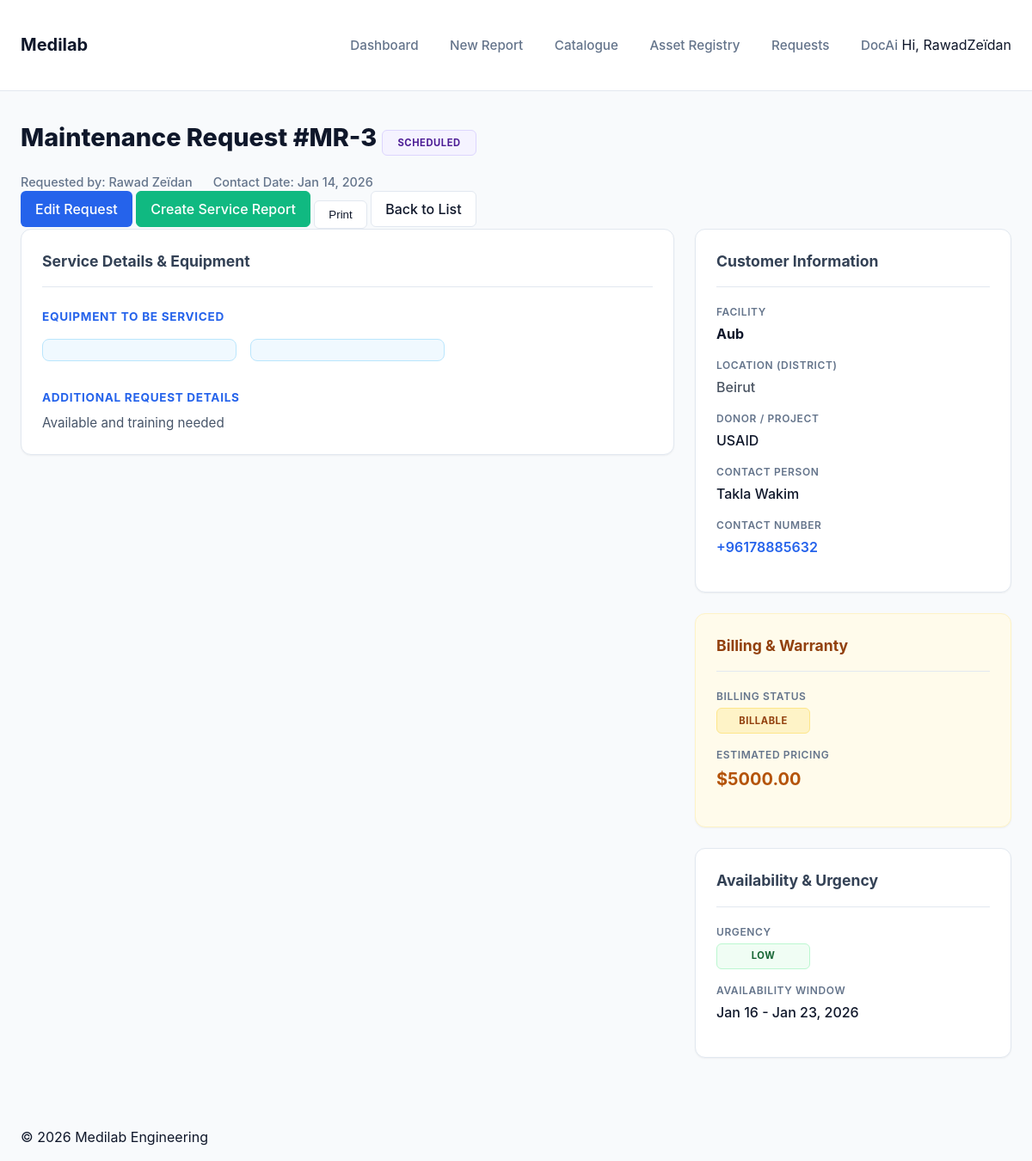
Screenshot of /requests/3/ (signed in) with the database file from the repository.
### core/models.py (models this page shows, shortened)
class MaintenanceRequest(models.Model):
    URGENCY_CHOICES = [
        ('Low', 'Low'),
        ('Medium', 'Medium'),
        ('High', 'High'),
        ('Emergency', 'Emergency'),
    ]
    REQUEST_STATUS_CHOICES = [
        ('Open', 'Open'),
        ('Scheduled', 'Scheduled'),
        ('In Progress', 'In Progress'),
        ('Completed', 'Completed'),
        ('Cancelled', 'Cancelled'),
    ]
    LEBANON_LOCATIONS = [
        ('Beirut', (('Beirut', 'Beirut'),)),
        ('Mount Lebanon', (
            ('Baabda', 'Baabda'), ('Matn', 'Matn'), ('Chouf', 'Chouf'),
            ('Aley', 'Aley'), ('Keserwan', 'Keserwan'), ('Jbeil', 'Jbeil'),
        )),
        ('North Lebanon', (
            ('Tripoli', 'Tripoli'), ('Zgharta', 'Zgharta'), ('Bsharri', 'Bsharri'),
            ('Batroun', 'Batroun'), ('Koura', 'Koura'), ('Minieh-Danniyeh', 'Minieh-Danniyeh'),
        )),
        ('Akkar', (('Akkar', 'Akkar'),)),
        ('Beqaa', (('Zahle', 'Zahle'), ('Rashaya', 'Rashaya'), ('West Beqaa', 'West Beqaa'),)),
        ('Baalbek-Hermel', (('Baalbek', 'Baalbek'), ('Hermel', 'Hermel'),)),
        ('South Lebanon', (('Sidon', 'Sidon'), ('Jezzine', 'Jezzine'), ('Tyre', 'Tyre'),)),
        ('Nabatieh', (('Nabatieh', 'Nabatieh'), ('Marjeyoun', 'Marjeyoun'), ('Hasbaya', 'Hasbaya'), ('Bint Jbeil', 'Bint Jbeil'),)),
    ]
    BILLING_STATUS_CHOICES = [
        ('Warranty', 'Under Warranty'),
        ('Billable', 'Billable'),
        ('Contract', 'Under Contract'),
        ('FOC', 'Free of Charge'),
    ]
    customer_contact_date = models.DateField(default=timezone.now)
    availability_start = models.DateField(blank=True, null=True)
    availability_end = models.DateField(blank=True, null=True)
    urgency = models.CharField(max_length=20, choices=URGENCY_CHOICES, default='Medium')
    contact_name = models.CharField(max_length=255, blank=True, null=True)
    contact_number = models.CharField(max_length=50, blank=True, null=True)
    contact_email = models.EmailField(max_length=255, blank=True, null=True)
    facility_name = models.CharField(max_length=255, blank=True, null=True)
    location = models.CharField(max_length=100, choices=LEBANON_LOCATIONS, blank=True, null=True)
    donor = models.CharField(max_length=255, blank=True, null=True)
    equipment_list = models.TextField(blank=True, null=True, help_text="Legacy list of names for equipment")
    request_details = models.TextField(blank=True, null=True)
    service_type = models.CharField(max_length=255, blank=True, null=True)
    billing_status = models.CharField(max_length=20, choices=BILLING_STATUS_CHOICES, default='Billable')
    estimated_cost = models.DecimalField(max_digits=12, decimal_places=2, null=True, blank=True)
    status = models.CharField(max_length=20, choices=REQUEST_STATUS_CHOICES, default='Open')
    created_by = models.ForeignKey(User, on_delete=models.SET_NULL, null=True, blank=True)
    created_at = models.DateTimeField(auto_now_add=True)
    updated_at = models.DateTimeField(auto_now=True)

class MaintenanceRequestEquipment(models.Model):
    request = models.ForeignKey(MaintenanceRequest, related_name='equipment_items', on_delete=models.CASCADE)
    equipment = models.ForeignKey(Equipment, on_delete=models.SET_NULL, null=True, blank=True)
    notes = models.TextField(blank=True, null=True)

### core/views.py (the view)
# urls.py: path('requests/<int:pk>/', MaintenanceRequestDetailView.as_view(), name='request_detail'),
class MaintenanceRequestDetailView(LoginRequiredMixin, UserPassesTestMixin, DetailView):
    model = MaintenanceRequest
    template_name = 'core/request_detail.html'
    context_object_name = 'request'
    def test_func(self):
        obj = self.get_object()
        return self.request.user.is_staff or obj.created_by == self.request.user

### templates/core/request_detail.html (shortened to what this page needs)
{% extends 'base.html' %}
{% load static %}
{% block content %}
<div class="report-page-header">
    <div class="report-title-section">
        <h1 class="page-title">
            Maintenance Request #MR-{{ request.id }}
            <span class="status-badge status-{{ request.status|lower|cut:' ' }}">{{ request.status }}</span>
        </h1>
        <div class="report-meta">
            <span> Requested by: {{ request.created_by.get_full_name|default:request.created_by.username|default:"System" }}</span>
            <span> Contact Date: {{ request.customer_contact_date|date:"M d, Y" }}</span>
        </div>
    </div>
    <div class="report-actions">
        {% if user.is_staff or request.created_by == user %}
        <a href="{% url 'request_update' request.pk %}" class="btn btn-primary">Edit Request</a>
        {% endif %}
        {% if user.is_staff %}
        <a href="{% url 'report_create' %}?request_id={{ request.pk }}" class="btn btn-primary" style="background-color: var(--success-color); border-color: var(--success-color);">Create Service Report</a>
        {% endif %}
        <button class="btn btn-secondary" onclick="window.print()"> Print</button>
        <a href="{% url 'request_list' %}" class="btn btn-secondary">Back to List</a>
    </div>
</div>
<div class="report-grid-layout">
    <div class="report-main-col grid-col-8">
        <div class="card" style="margin-bottom: 1.5rem;">
            <div class="card-title">Service Details & Equipment</div>
            <div class="content-block">
                <h4>Equipment to be Serviced</h4>
                <div class="equipment-grid">
                    {% for item in request.equipment_items.all %}
                    <div class="equipment-item-badge">
                    </div>
                    {% endfor %}
                </div>
            </div>
            {% if request.request_details %}
            <div class="content-block" style="margin-top: 2rem;">
                <h4>Additional Request Details</h4>
                <p>{{ request.request_details|linebreaksbr }}</p>
            </div>
            {% endif %}
        </div>
    </div>
    <div class="report-sidebar-col grid-col-4">
        <div class="card" style="margin-bottom: 1.5rem;">
            <div class="card-title">Customer Information</div>
            <div class="info-group">
                <span class="info-label">Facility</span>
                <div class="info-value" style="font-weight: 700;">{{ request.facility_name|default:"N/A" }}</div>
            </div>
            {% if request.location %}
            <div class="info-group">
                <span class="info-label">Location (District)</span>
                <div class="info-value" style="color: #4b5563;">{{ request.get_location_display }}</div>
            </div>
            {% endif %}
            {% if request.donor %}
            <div class="info-group">
                <span class="info-label">Donor / Project</span>
                <div class="info-value">{{ request.donor }}</div>
            </div>
            {% endif %}
            <div class="info-group">
                <span class="info-label">Contact Person</span>
                <div class="info-value">{{ request.contact_name|default:"N/A" }}</div>
            </div>
            <div class="info-group">
                <span class="info-label">Contact Number</span>
                <div class="info-value" style="color: var(--primary-color); font-weight: 600;">{{ request.contact_number|default:"N/A" }}</div>
            </div>
        </div>
        <div class="card" style="margin-bottom: 1.5rem; background: #fffbeb; border-color: #fef3c7;">
            <div class="card-title" style="color: #92400e;">Billing & Warranty</div>
            <div class="info-group">
                <span class="info-label">Billing Status</span>
                <div class="info-value">
                    <span class="status-badge" style="background: #fef3c7; color: #92400e; border: 1px solid #fde68a;">
                        {{ request.get_billing_status_display }}
                    </span>
                </div>
            </div>
            {% if request.estimated_cost %}
            <div class="info-group">
                <span class="info-label">Estimated Pricing</span>
                <div class="info-value" style="font-size: 1.25rem; font-weight: 700; color: #b45309;">
                    ${{ request.estimated_cost|floatformat:2 }}
                </div>
            </div>
            {% endif %}
        </div>
        <div class="card">
            <div class="card-title">Availability & Urgency</div>
            <div class="info-group">
                <span class="info-label">Urgency</span>
                <div class="info-value">
                    <span class="status-badge urgency-{{ request.urgency|lower }}">
                        {{ request.urgency }}
                    </span>
                </div>
            </div>
            <div class="info-group">
                <span class="info-label">Availability Window</span>
                <div class="info-value">
                    {% if request.availability_start and request.availability_end %}
                        {{ request.availability_start|date:"M d" }} - {{ request.availability_end|date:"M d, Y" }}
                    {% else %}
                        Not specified
                    {% endif %}
                </div>
            </div>
        </div>
    </div>
</div>
{% endblock %}

### templates/base.html (shortened to what this page needs)
{% load static %}
<!DOCTYPE html>
<html lang="en">
<head>
    <link rel="stylesheet" href="{% static 'css/styles.css' %}?v=3.0">
</head>
<body>
    <header class="app-header">
        <div class="container">
            <h1 class="logo"><a href="{% url 'dashboard' %}">Medilab</a></h1>
            <nav class="main-nav">
                <a href="{% url 'dashboard' %}" class="nav-link">Dashboard</a>
                <a href="{% url 'report_create' %}" class="nav-link">New Report</a>
                <a href="{% url 'product_list' %}" class="nav-link">Catalogue</a>
                <a href="{% url 'equipment_list' %}" class="nav-link">Asset Registry</a>
                <a href="{% url 'request_list' %}" class="nav-link">Requests</a>
                <a href="{% url 'docai:home' %}" class="nav-link">DocAi</a>
                {% if user.is_authenticated %}
                    <span class="user-greeting">Hi, {{ user.username }}</span>
                {% endif %}
            </nav>
        </div>
    </header>
    <main class="container">
        {% block content %}
        {% endblock %}
    </main>
    <footer class="app-footer">
        <div class="container">
            <p>&copy; 2026 Medilab Engineering</p>
        </div>
    </footer>
</body>
</html>

### static/css/styles.css (style rules this page uses)
:root { --primary-color: #2563eb; --primary-dark: #1d4ed8; --primary-soft: #eff6ff; --secondary-color: #475569; --text-color: #0f172a; --text-muted: #64748b; --card-bg: #ffffff; --border-color: #e2e8f0; --success-color: #10b981; --success-soft: #ecfdf5; --warning-color: #f59e0b; --warning-soft: #fffbeb; --danger-color: #ef4444; --danger-soft: #fef2f2; --info-color: #06b6d4; --info-soft: #ecfeff; --background-color: #f8fafc; --font-family: 'Inter', system-ui, -apple-system, sans-serif; --shadow-sm: 0 1px 2px 0 rgb(0 0 0 / 0.05); --shadow-md: 0 4px 6px -1px rgb(0 0 0 / 0.1), 0 2px 4px -2px rgb(0 0 0 / 0.1); }
body { font-family: var(--font-family); background-color: var(--background-color); color: var(--text-color); margin: 0; line-height: 1.5; }
.container { max-width: 1200px; margin: 0 auto; padding: 0 1.5rem; }
.app-header { background-color: var(--card-bg); border-bottom: 1px solid var(--border-color); padding: 1rem 0; margin-bottom: 2rem; }
.app-header .container { display: flex; justify-content: space-between; align-items: center; }
.logo a { text-decoration: none; color: var(--text-color); font-size: 1.25rem; font-weight: 700; display: flex; align-items: center; gap: 0.5rem; }
.main-nav .nav-link { margin-left: 2rem; text-decoration: none; color: var(--text-muted); font-weight: 500; font-size: 0.95rem; transition: color 0.15s; }
.report-meta { display: flex; gap: 1.5rem; color: var(--text-muted); font-size: 0.9rem; font-weight: 500; }
.status-badge { font-size: 0.75rem; padding: 0.25rem 0.75rem; border-radius: 9999px; font-weight: 700; text-transform: uppercase; letter-spacing: 0.05em; }
.report-grid-layout { display: grid; grid-template-columns: repeat(12, 1fr); gap: 1.5rem; padding-bottom: 4rem; }
.grid-col-4 { grid-column: span 4; }
.grid-col-8 { grid-column: span 8; }
.card { background: var(--card-bg); border: 1px solid var(--border-color); border-radius: 12px; padding: 1.5rem; box-shadow: var(--shadow-sm); }
.card-title { font-size: 1.1rem; font-weight: 700; margin: 0 0 1.25rem 0; padding-bottom: 1rem; border-bottom: 1px solid var(--border-color); display: flex; align-items: center; gap: 0.5rem; color: #334155; }
.info-group { margin-bottom: 1rem; }
.info-label { display: block; font-size: 0.75rem; text-transform: uppercase; color: var(--text-muted); letter-spacing: 0.05em; font-weight: 600; margin-bottom: 0.25rem; }
.info-value { font-size: 1rem; font-weight: 500; color: var(--text-color); }
.content-block h4 { color: var(--primary-color); font-size: 0.85rem; text-transform: uppercase; letter-spacing: 0.05em; margin: 1.5rem 0 0.5rem 0; }
.content-block p { color: #475569; font-size: 0.95rem; margin: 0; }
.btn { display: inline-flex; align-items: center; justify-content: center; padding: 0.5rem 1rem; border-radius: 6px; font-weight: 500; text-decoration: none; cursor: pointer; border: 1px solid transparent; transition: all 0.2s; }
.btn-primary { background: var(--primary-color); color: white; }
.btn-secondary { background: white; border-color: var(--border-color); color: var(--text-color); }
.page-title { font-size: 1.8rem; font-weight: 800; color: #0f172a; }
.status-badge { padding: 0.35rem 0.85rem; font-size: 0.7rem; letter-spacing: 0.05em; border-radius: 6px; border: 1px solid transparent; display: inline-flex; align-items: center; justify-content: center; min-width: 80px; }
.urgency-low { background: #f0fdf4; border: 1px solid #bbf7d0; color: #166534; }
.status-scheduled { background: #f5f3ff; border: 1px solid #ddd6fe; color: #4c1d95; }
.equipment-grid { display: grid; grid-template-columns: repeat(auto-fill, minmax(200px, 1fr)); gap: 1rem; margin-top: 1rem; }
.equipment-item-badge { background: #f0f9ff; border: 1px solid #bae6fd; padding: 0.75rem 1rem; border-radius: 8px; }

### rows the page displays
MaintenanceRequest: id "3", status "SCHEDULED", created_by.get_full_name "Rawad Zeïdan", customer_contact_date "Jan 14, 2026", request_details "Available and training needed", facility_name "Aub", location "Beirut", donor "USAID", contact_name "Takla Wakim", contact_number "+96178885632", billing_status "BILLABLE", estimated_cost "5000.00", urgency "LOW", availability_start "Jan 16", availability_end "Jan 23, 2026"

### other values shown
{{ user.username }} "RawadZeïdan"
